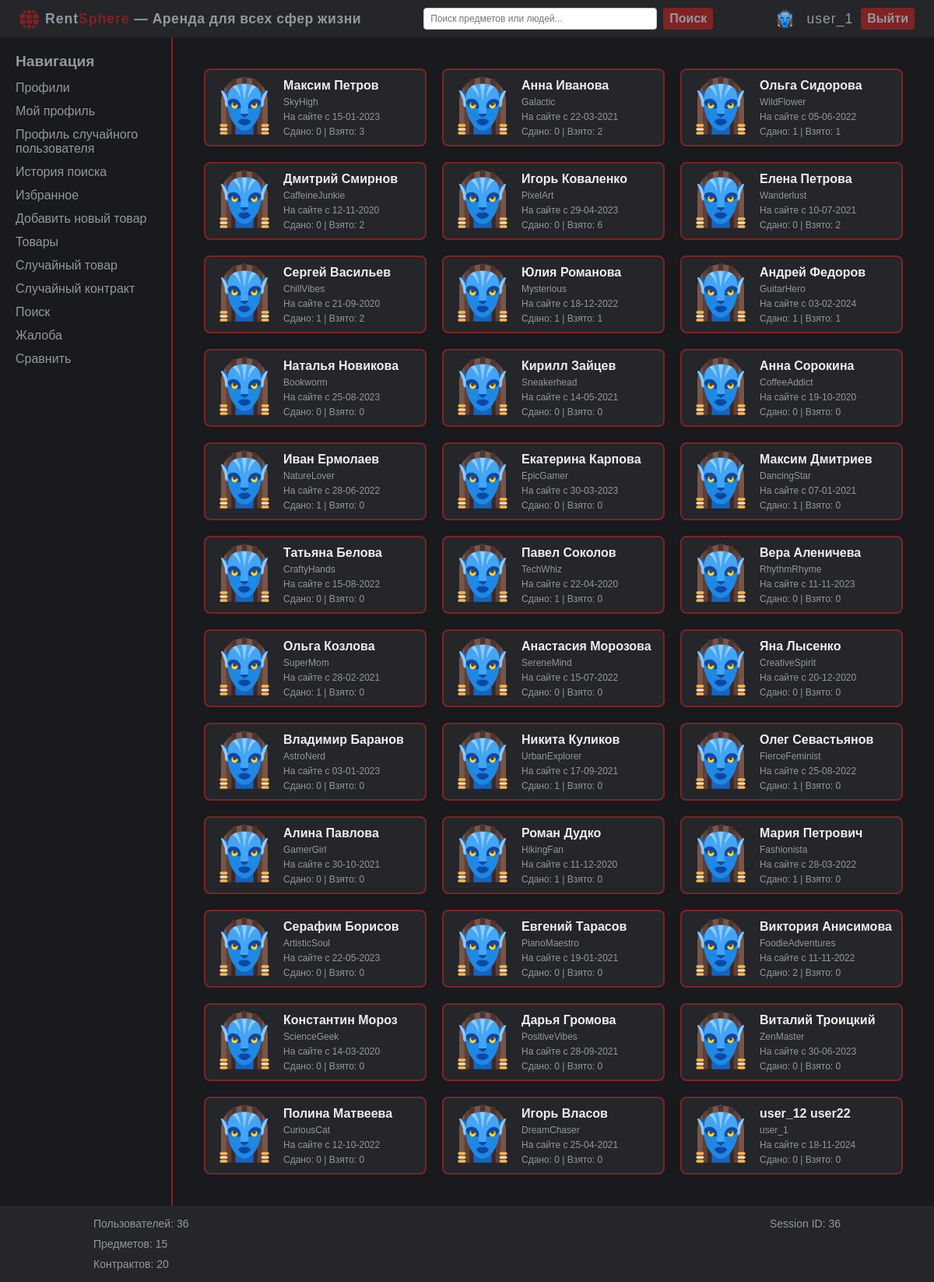
The page /profiles (signed in) on the database its author committed.
### models.py (models this page shows, shortened)
class User(Base):
    __tablename__ = "users"
    id = Column(Integer, primary_key=True)
    login = Column(String(100), unique=True, nullable=False)
    password = Column(String(200), nullable=False)
    ipn = Column(Integer)
    first_name = Column(String(100))
    last_name = Column(String(100))
    phone_number = Column(String(20))
    email = Column(String(100), unique=True, nullable=False)
    avatar = Column(String(255))
    register_date = Column(Integer)
    compare_items = Column(types.JSON, default=[], nullable=True)
    items = relationship("Item", backref="owner_user")

### app.py (the view)
@app.route("/profiles", methods=["GET"])
def profiles():
    users = models.User.query.all()
    profile_card_data = []
    for user in users:
        items_rented = models.Contract.query.filter_by(owner_id=user.id).count()
        items_borrowed = models.Contract.query.filter_by(renter_id=user.id).count()
        profile_card_data.append({"id": user.id,
                                  "login": user.login,
                                  "first_name": user.first_name,
                                  "last_name": user.last_name,
                                  "avatar": user.avatar,
                                  "register_date": user.register_date,
                                  "items_rented": items_rented,
                                  "items_borrowed": items_borrowed})
    return render_template("profiles.html", users=profile_card_data)

### app.py (called while the page is built)
@app.teardown_request
def teardown_request(exceptions=None):
    db_session.remove()

@app.context_processor
def stats_data():
    session_id = session.get("user_id")
    users_total = models.User.query.count()
    items_total = models.Item.query.count()
    contracts_total = models.Contract.query.count()
    stats = {"users_total": users_total,
             "items_total": items_total,
             "contracts_total": contracts_total,
             "session_id": session_id}
    return dict(stats=stats)

@app.context_processor
def inject_user():
    user_id = session.get("user_id")
    user_data = {"id": None, "login": "Guest"}
    if user_id:
        try:
            user_id = int(user_id)
            user = models.User.query.filter_by(id=user_id).first()
            if user:
                user_data = {"id": user.id, "login": user.login}
        except (TypeError, ValueError):
            print(f"Пользователь с ID неверного типа: {type(user_id)}")
            user_data["id"] = None
            session["user_id"] = None
    return {"current_user": user_data}

### templates/profiles.html (shortened to what this page needs)
{% extends 'base.html' %}
{% block content %}
    {% include 'profiles_list.html' %}
{% endblock %}

### templates/base.html (shortened to what this page needs)
<!DOCTYPE html>
<html lang="ru">
<head>
    <link rel="stylesheet" href="{{ url_for('static', filename='css/styles.css') }}">
</head>
<body>
    <div class="layout">
        <div class="header">
            <div class="header-left">
                <img src="{{ url_for('static', filename='images/logo_red.png') }}" alt="Logo" class="logo">
                <span class="brand-name"><span class="rent">Rent</span><span class="sphere">Sphere</span> — Аренда для всех сфер жизни</span>
            </div>
            <form class="header-search" action="/search" method="GET">
                <input type="text" name="q" class="search-field" placeholder="Поиск предметов или людей...">
                <button type="submit" class="search-button">Поиск</button>
            </form>
            <div class="header-right">
                {% if not current_user.id %}
                    <a href="/login">Войти</a>
                    <a href="/register">Регистрация</a>
                {% else %}
                    <img src="{{ url_for('static', filename='images/default_avatar.png') }}" alt="Аватар" class="header-avatar">
                    <span class="header-user">{{ current_user.login }}</span>
                    <a href="/logout">Выйти</a>
                {% endif %}
            </div>
        </div>
        <div class="center-container">
            <div class="sidebar">
                <span>Навигация</span>
                {% if current_user.id %}
                    <a href="/profiles">Профили</a>
                    <a href="{{ url_for('profile', user_id=current_user.id) }}">Мой профиль</a>
                    <a href="/profiles/random_user">Профиль случайного пользователя</a>
                    <a href="/profiles/search_history">История поиска</a>
                    <a href="/profiles/favorites">Избранное</a>
                    <a href="/items/add">Добавить новый товар</a>
                    <a href="/items">Товары</a>
                    <a href="/items/random_item_details">Случайный товар</a>
                    <a href="/contracts/random_contract">Случайный контракт</a>
                    <a href="/search">Поиск</a>
                    <a href="/complain">Жалоба</a>
                    <a href="/compare">Сравнить</a>
                {% endif %}
            </div>
            <div class="content-area">
                {% block content %}{% endblock %}
            </div>
        </div>
        <div class="footer">
            <table class="stats-table">
                <tr>
                    <td class="left-col">Пользователей: {{ stats.users_total }}</td>
                    <td class="right-col">Session ID: {{ stats.session_id }}</td>
                </tr>
                <tr>
                    <td class="left-col">Предметов: {{ stats.items_total }}</td>
                    <td class="right-col"></td>
                </tr>
                <tr>
                    <td class="left-col">Контрактов: {{ stats.contracts_total }}</td>
                    <td class="right-col"></td>
                </tr>
            </table>
        </div>
    </div>
</body>
</html>

### templates/profiles_list.html
<div class="users-container">
    {% for user in users %}
    <a href="{{ url_for('profile', user_id=user.id) }}" class="user-card">
        <div class="user-avatar">
            <img src="{{ url_for('static', filename='images/default_avatar.png') }}" alt="Аватар">
        </div>
        <div class="user-short-details">
            <div class="user-name">{{ user.first_name }} {{ user.last_name }}</div>
            <div class="user-data">{{ user.login }}</div>
            <div class="user-data">На сайте с {{ user.register_date }}</div>
            <div class="user-data">Сдано: {{ user.items_rented }} | Взято: {{ user.items_borrowed }}</div>
        </div>
    </a>
    {% endfor %}
</div>

### static/css/styles.css (style rules this page uses)
body { background-color: #181A1D; color: #EEEEEE; margin: 0; font-family: Arial, sans-serif; }
.header, .footer { background-color: #242629; color: #9398A0; padding: 10px; text-align: center; }
.center-container { display: flex; }
.content-area { flex-grow: 1; background-color: #181A1D; padding: 20px; color: #EEEEEE; }
.stats-table { width: 1000px; margin: 0 auto; border-collapse: collapse; }
.stats-table td { padding: 5px 20px; vertical-align: middle; border: none; font-size: 14px; }
.left-col { text-align: left; }
.right-col { text-align: right; }

### static/css/modules/sidebar.css (style rules this page uses)
.sidebar { background-color: #181A1D; color: #92979F; padding: 20px; width: 180px; height: calc(100vh - 20px); overflow-y: auto; float: left; }
.sidebar span { font-size: 1.2em; margin-bottom: 8px; display: block; font-weight: bold; }
.sidebar a { display: block; color: #92979F; text-decoration: none; padding: 6px 0; }
.sidebar + .content-area { border-left: 2px solid #812223; }

### static/css/modules/header.css (style rules this page uses)
.header { display: flex; justify-content: space-between; align-items: center; padding: 5px 10px; background-color: #242629; }
.header-left { display: flex; align-items: center; }
.logo { width: 25px; height: 25px; margin-right: 8px; margin-left: 15px; }
.brand-name { color: #9398A0; font-weight: bold; font-size: 1.1em; letter-spacing: 0.5px; }
.rent { font-weight: bold; color: #9398A0; letter-spacing: 1px; }
.sphere { font-weight: bold; color: #812223; letter-spacing: 1px; }
.header-search { display: flex; align-items: center; justify-content: center; flex: 1; }
.search-field { padding: 6px 8px; font-size: 12px; border: 1px solid #ccc; border-radius: 4px; width: 300px; box-sizing: border-box; }
.search-button { color: #9398A0; background-color: #812223; padding: 5px 8px; font-weight: bold; font-size: 1em; border: none; border-radius: 4px; cursor: pointer; margin-left: 8px; transition: background-color 0.3s ease; }
.header-right { display: flex; align-items: center; justify-content: flex-end; gap: 10px; }
.header a { color: #9398A0; background-color: #812223; padding: 5px 8px; text-decoration: none; font-weight: bold; font-size: 1em; border-radius: 4px; margin-right: 15px; transition: background-color 0.3s ease; }
.header-avatar { width: 25px; height: 25px; border-radius: 50%; margin-right: 5px; }
.header-user { color: #9398A0; font-size: 1.1em; letter-spacing: 1px; display: flex; align-items: center; }

### static/css/modules/profiles.css (style rules this page uses)
.users-container { display: grid; grid-template-columns: repeat(3, 1fr); gap: 20px; margin: 20px; max-width: 1000px; }
.user-card { display: flex; background-color: #242629; color: #EEEEEE; border-radius: 8px; padding: 10px; transition: background-color 0.3s; border: 2px solid #812223; align-items: center; height: 100px; text-decoration: none; box-sizing: border-box; }
.user-avatar { margin-right: 10px; }
.user-avatar img { width: 80px; height: 80px; border-radius: 15%; }
.user-short-details { display: flex; flex-direction: column; justify-content: center; }
.user-name { font-size: 16px; font-weight: bold; }
.user-data { color: #92979F; margin-top: 5px; font-size: 12px; }

### rows shown on the page
User: login "user_1", first_name "user_12", last_name "user22", register_date "18-11-2024", items_rented "0", items_borrowed "0"
User: first_name "Максим", last_name "Петров", login "SkyHigh", register_date "15-01-2023", items_rented "0", items_borrowed "3"
User: first_name "Анна", last_name "Иванова", login "Galactic", register_date "22-03-2021", items_rented "0", items_borrowed "2"
User: first_name "Ольга", last_name "Сидорова", login "WildFlower", register_date "05-06-2022", items_rented "1", items_borrowed "1"
User: first_name "Дмитрий", last_name "Смирнов", login "CaffeineJunkie", register_date "12-11-2020", items_rented "0", items_borrowed "2"
User: first_name "Игорь", last_name "Коваленко", login "PixelArt", register_date "29-04-2023", items_rented "0", items_borrowed "6"
User: first_name "Елена", last_name "Петрова", login "Wanderlust", register_date "10-07-2021", items_rented "0", items_borrowed "2"
User: first_name "Сергей", last_name "Васильев", login "ChillVibes", register_date "21-09-2020", items_rented "1", items_borrowed "2"
User: first_name "Юлия", last_name "Романова", login "Mysterious", register_date "18-12-2022", items_rented "1", items_borrowed "1"
User: first_name "Андрей", last_name "Федоров", login "GuitarHero", register_date "03-02-2024", items_rented "1", items_borrowed "1"
User: first_name "Наталья", last_name "Новикова", login "Bookworm", register_date "25-08-2023", items_rented "0", items_borrowed "0"
User: first_name "Кирилл", last_name "Зайцев", login "Sneakerhead", register_date "14-05-2021", items_rented "0", items_borrowed "0"
User: first_name "Анна", last_name "Сорокина", login "CoffeeAddict", register_date "19-10-2020", items_rented "0", items_borrowed "0"
User: first_name "Иван", last_name "Ермолаев", login "NatureLover", register_date "28-06-2022", items_rented "1", items_borrowed "0"
User: first_name "Екатерина", last_name "Карпова", login "EpicGamer", register_date "30-03-2023", items_rented "0", items_borrowed "0"
User: first_name "Максим", last_name "Дмитриев", login "DancingStar", register_date "07-01-2021", items_rented "1", items_borrowed "0"
User: first_name "Татьяна", last_name "Белова", login "CraftyHands", register_date "15-08-2022", items_rented "0", items_borrowed "0"
User: first_name "Павел", last_name "Соколов", login "TechWhiz", register_date "22-04-2020", items_rented "1", items_borrowed "0"
User: first_name "Вера", last_name "Аленичева", login "RhythmRhyme", register_date "11-11-2023", items_rented "0", items_borrowed "0"
User: first_name "Ольга", last_name "Козлова", login "SuperMom", register_date "28-02-2021", items_rented "1", items_borrowed "0"
User: first_name "Анастасия", last_name "Морозова", login "SereneMind", register_date "15-07-2022", items_rented "0", items_borrowed "0"
User: first_name "Яна", last_name "Лысенко", login "CreativeSpirit", register_date "20-12-2020", items_rented "0", items_borrowed "0"
User: first_name "Владимир", last_name "Баранов", login "AstroNerd", register_date "03-01-2023", items_rented "0", items_borrowed "0"
User: first_name "Никита", last_name "Куликов", login "UrbanExplorer", register_date "17-09-2021", items_rented "1", items_borrowed "0"
User: first_name "Олег", last_name "Севастьянов", login "FierceFeminist", register_date "25-08-2022", items_rented "1", items_borrowed "0"
User: first_name "Алина", last_name "Павлова", login "GamerGirl", register_date "30-10-2021", items_rented "0", items_borrowed "0"
User: first_name "Роман", last_name "Дудко", login "HikingFan", register_date "11-12-2020", items_rented "1", items_borrowed "0"
User: first_name "Мария", last_name "Петрович", login "Fashionista", register_date "28-03-2022", items_rented "1", items_borrowed "0"
User: first_name "Серафим", last_name "Борисов", login "ArtisticSoul", register_date "22-05-2023", items_rented "0", items_borrowed "0"
User: first_name "Евгений", last_name "Тарасов", login "PianoMaestro", register_date "19-01-2021", items_rented "0", items_borrowed "0"
User: first_name "Виктория", last_name "Анисимова", login "FoodieAdventures", register_date "11-11-2022", items_rented "2", items_borrowed "0"
User: first_name "Константин", last_name "Мороз", login "ScienceGeek", register_date "14-03-2020", items_rented "0", items_borrowed "0"
User: first_name "Дарья", last_name "Громова", login "PositiveVibes", register_date "28-09-2021", items_rented "0", items_borrowed "0"
User: first_name "Виталий", last_name "Троицкий", login "ZenMaster", register_date "30-06-2023", items_rented "0", items_borrowed "0"
User: first_name "Полина", last_name "Матвеева", login "CuriousCat", register_date "12-10-2022", items_rented "0", items_borrowed "0"
User: first_name "Игорь", last_name "Власов", login "DreamChaser", register_date "25-04-2021", items_rented "0", items_borrowed "0"

### other values the page prints
{{ stats.users_total }} "36"
{{ stats.session_id }} "36"
{{ stats.items_total }} "15"
{{ stats.contracts_total }} "20"
